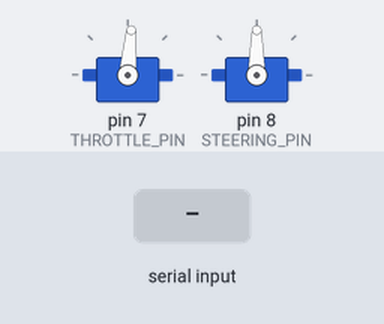
This sketch was run on a simulated Arduino Uno, built with avr-gcc and run on an emulated ATmega328P. On the bench: 2 × servo. The test bench sets the inputs (shaded band). What the sketch prints to the serial monitor is not drawn.

Above: at 1.2 s.
1.3 s: "<Q>" received over Serial
At 1.5 s:
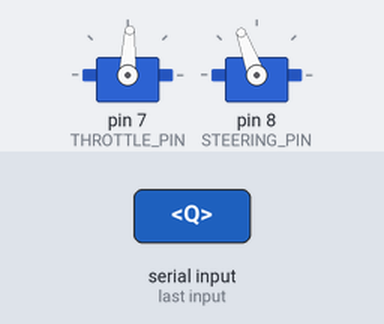
3.1 s: byte 69 ('E') received over Serial
At 4.0 s:
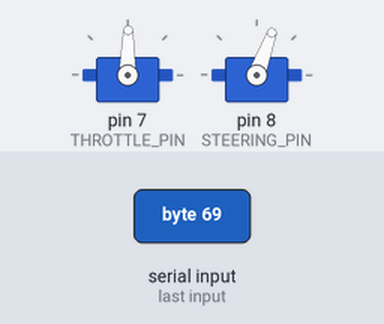
5.9 s: byte 32 (' ') received over Serial
At 6.9 s:
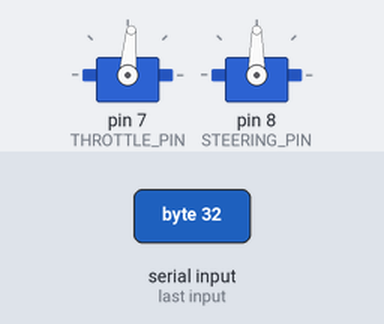
7.4 s: byte 255 (DIRECT_INPUT_FOLLOWS) received over Serial
8.9 s: "<q>" received over Serial
At 9.8 s:
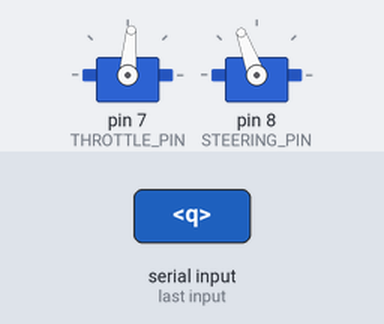
10.7 s: byte 113 ('q') received over Serial
At 13.2 s:
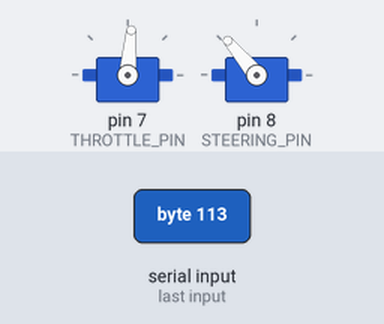
Timing chart, 0 to 14.5 s (numbered marks = the images above; inputs shaded):
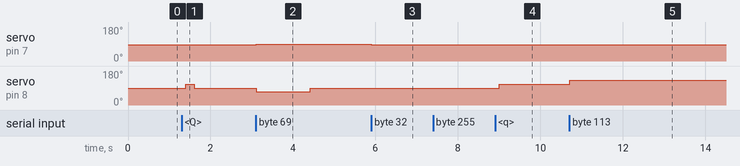

Measured:
- after the input at 1.3 s, servo on pin 7 (THROTTLE_PIN): 85° → 87° after 0.09 s; servo on pin 8 (STEERING_PIN): 90° → 110° after 0.09 s, → 90° 0.21 s later
- after the input at 3.1 s, servo on pin 7 (THROTTLE_PIN): 87° → 89° at once; servo on pin 8 (STEERING_PIN): 90° → 70° at once, → 90° 1.3 s later
- after the input at 5.9 s, servo on pin 7 (THROTTLE_PIN): 89° → 85° at once
- after the input at 7.4 s, every drawn part: stays the same
- after the input at 8.9 s, servo on pin 7 (THROTTLE_PIN): 85° → 87° after 0.10 s, → 85° 0.21 s later; servo on pin 8 (STEERING_PIN): 90° → 110° after 0.10 s
- after the input at 10.7 s, servo on pin 7 (THROTTLE_PIN): 85° → 87° at once, → 85° 1.3 s later; servo on pin 8 (STEERING_PIN): 110° → 130° at once

The sketch:

ardalfa.ino
```cpp
// (licence header left out)
#include <Servo.h>

#define DIRECT_INPUT_FOLLOWS   0xFF

#define THROTTLE_PIN           7
#define THROTTLE_HOME          85    // In degrees
#define THROTTLE_MIN           60
#define THROTTLE_MAX           100
#define THROTTLE_STEP          2

#define STEERING_PIN           8
#define STEERING_HOME          90    // In degrees
#define STEERING_MIN           50
#define STEERING_MAX           155
#define STEERING_STEP          20

#define STATUS_MIN_DELAY       5000

#define KEYBOARD_REPEAT_DELAY  1000  // These values should match the repeat delay (ms) and repeat rate (chars/sec)
#define KEYBOARD_REPEAT_RATE   10

Servo throttle, steering;

boolean display_enabled = true, return_steering = false, return_throttle = true;
int keyboard_repeat_delay = KEYBOARD_REPEAT_DELAY,
    keyboard_repeat_ms = 1000 / KEYBOARD_REPEAT_RATE;
int last_input = 0, consec_input = 0;
int last_throttle = 0, pos_throttle = THROTTLE_HOME;
int last_steering = 0, pos_steering = STEERING_HOME;
int last_status = 0;

void setup()
{
    Serial.begin( 9600 );

    throttle.attach( THROTTLE_PIN );
    steering.attach( STEERING_PIN );
}

void calibrate()
{
    int done, first_ms, second_ms, last_ms, n;

    steering.write( pos_steering = STEERING_HOME );
    throttle.write( pos_throttle = THROTTLE_HOME );

    Serial.print( "\r\nBeginning calibration.  Press and hold the 's' key\r\n" );
    Serial.flush();

    for ( done = 0; !done; )
    {
        switch ( Serial.read() )
        {
            case -1    : break;
            case 's'   : done = 1;                                     break;
            default    : Serial.print( "Calibration aborted\r\n" );    return;
        }
    }

    Serial.print( "." );
    first_ms     = millis();

    for ( done = 0; !done; )
    {
        switch ( Serial.read() )
        {
            case -1    : break;
            case 's'   : done = 1;                                     break;
            default    : Serial.print( "Calibration aborted\r\n" );    return;
        }
    }

    second_ms    = millis();
    for ( n = 0; n < 150; n++ )
    {
        if ( ( n % 10 ) == 0 )
        {
            Serial.print( "." );
        }

        for ( done = 0; !done; )
        {
            switch ( Serial.read() )
            {
                case -1    : break;
                case 's'   : done = 1;                                     break;
                default    : Serial.print( "Calibration aborted\r\n" );    return;
            }
        }
    }

    last_ms                  = millis();
    keyboard_repeat_delay    = second_ms - first_ms;
    keyboard_repeat_ms       = ( last_ms - second_ms ) / n;

    Serial.print( " done.  Repeat Delay: " );
    Serial.print( keyboard_repeat_delay, DEC );
    Serial.print( "ms  Keys/sec: " );
    Serial.print( 1000 / keyboard_repeat_ms, DEC );
    Serial.print( "\r\n" );
}

void loop()
{
    int c, direct_throttle, direct_steering;
    int ms = millis();
    boolean update_display = false;

    if ( Serial.available() )
    {
        c = Serial.read();
        if ( c == DIRECT_INPUT_FOLLOWS )
        {
            display_enabled    = false;
            return_throttle    = false;
            return_steering    = false;

            while ( Serial.available() < 2 )
            {
                ;
            }

            direct_throttle    = Serial.read();
            direct_steering    = Serial.read();

            if ( direct_throttle == 128 )      pos_throttle    = THROTTLE_HOME;
            else if ( direct_throttle < 128 )  pos_throttle    = THROTTLE_MIN + ( ( ( THROTTLE_HOME - THROTTLE_MIN ) * direct_throttle ) / 128 );
            else                               pos_throttle    = THROTTLE_HOME + ( ( ( THROTTLE_MAX - THROTTLE_HOME ) * ( direct_throttle - 128 ) ) / 128 );

            if ( direct_steering == 128 )      pos_steering    = STEERING_HOME;
            else if ( direct_steering  < 128 ) pos_steering    = STEERING_MIN + ( ( ( STEERING_HOME - STEERING_MIN ) * direct_steering ) / 128 );
            else                               pos_steering    = STEERING_HOME + ( ( ( STEERING_MAX - STEERING_HOME ) * ( direct_steering - 128 ) ) / 128 );
        }
        else
        {
            display_enabled    = true;

            switch ( c )
            {
                case ' ' : calibrate();                                                        break;
                case '<' : return_steering = !return_steering;    update_display = true;       break;
                case '>' : return_throttle = !return_throttle;    update_display = true;       break;
                case 'Q' :
                case 'q' :
                case '7' : pos_steering += STEERING_STEP;    pos_throttle += THROTTLE_STEP;    break;
                case 'W' :
                case 'w' :
                case '8' :                                   pos_throttle += THROTTLE_STEP;    break;
                case 'E' :
                case 'e' :
                case '9' : pos_steering -= STEERING_STEP;    pos_throttle += THROTTLE_STEP;    break;
                case 'A' :
                case 'a' :
                case '4' : pos_steering += STEERING_STEP;                                      break;
                case 'S' :
                case 's' :
                case '5' : pos_steering = STEERING_HOME;     pos_throttle = THROTTLE_HOME;     break;
                case 'D' :
                case 'd' :
                case '6' : pos_steering -= STEERING_STEP;                                      break;
                case 'Z' :
                case 'z' :
                case '1' : pos_steering += STEERING_STEP;    pos_throttle -= THROTTLE_STEP;    break;
                case 'X' :
                case 'x' :
                case '2' :                                   pos_throttle -= THROTTLE_STEP;    break;
                case 'C' :
                case 'c' :
                case '3' : pos_steering -= STEERING_STEP;    pos_throttle -= THROTTLE_STEP;    break;
            }
        }

        if ( pos_throttle < THROTTLE_MIN )        pos_throttle = THROTTLE_MIN;
        else if ( pos_throttle > THROTTLE_MAX )   pos_throttle = THROTTLE_MAX;

        if ( pos_steering < STEERING_MIN )        pos_steering = STEERING_MIN;
        else if ( pos_steering > STEERING_MAX )   pos_steering = STEERING_MAX;

        last_input      = ms;
        consec_input++;
    }
    else if ( ms > ( last_input + ( keyboard_repeat_ms * 2 ) + ( consec_input == 1 ? ( keyboard_repeat_delay + keyboard_repeat_ms ) : 0 ) ) )
    {
        if ( return_throttle )    pos_throttle    = THROTTLE_HOME;
        if ( return_steering )    pos_steering    = STEERING_HOME;

        last_input      = ms;
        consec_input    = 0;
    }

    if ( ( ms - last_status ) > STATUS_MIN_DELAY )    update_display = true;
    else if ( pos_throttle != last_throttle )         update_display = true;
    else if ( pos_steering != last_steering )         update_display = true;

    if ( display_enabled && update_display )
    {
        Serial.print( "S: " );
        Serial.print( pos_steering, DEC );
        Serial.print( "deg  T: " );
        Serial.print( pos_throttle, DEC );
        Serial.print( "deg  (space) Calibrate  (<) SR: "  );
        Serial.print( return_steering ? "enabled" : "disabled" );
        Serial.print( " (>) TR: " );
        Serial.print( return_throttle ? "enabled" : "disabled" );
        Serial.print( "      \r" );

        last_throttle    = pos_throttle;
        last_steering    = pos_steering;
        last_status      = ms;
    }

    throttle.write( pos_throttle );
    steering.write( pos_steering );
}
```
